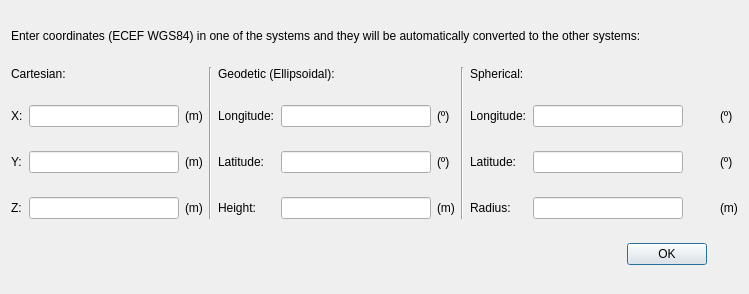
<?xml version="1.0" encoding="UTF-8"?>
<ui version="4.0">
 <class>GNSS_Coord_converter</class>
 <widget class="QDialog" name="GNSS_Coord_converter">
  <property name="geometry">
   <rect>
    <x>0</x>
    <y>0</y>
    <width>749</width>
    <height>294</height>
   </rect>
  </property>
  <property name="minimumSize">
   <size>
    <width>749</width>
    <height>294</height>
   </size>
  </property>
  <property name="maximumSize">
   <size>
    <width>749</width>
    <height>294</height>
   </size>
  </property>
  <property name="windowTitle">
   <string>GNSS Coordinate Converter</string>
  </property>
  <layout class="QGridLayout" name="gridLayout">
   <item row="3" column="2">
    <widget class="QLabel" name="label_18">
     <property name="sizePolicy">
      <sizepolicy hsizetype="Fixed" vsizetype="Fixed">
       <horstretch>0</horstretch>
       <verstretch>0</verstretch>
      </sizepolicy>
     </property>
     <property name="styleSheet">
      <string notr="true">color: rgb(0, 0, 0);</string>
     </property>
     <property name="text">
      <string>(m)</string>
     </property>
    </widget>
   </item>
   <item row="2" column="1">
    <widget class="QLineEdit" name="lineEditCoordConvX">
     <property name="sizePolicy">
      <sizepolicy hsizetype="Fixed" vsizetype="Fixed">
       <horstretch>0</horstretch>
       <verstretch>0</verstretch>
      </sizepolicy>
     </property>
     <property name="minimumSize">
      <size>
       <width>150</width>
       <height>0</height>
      </size>
     </property>
     <property name="styleSheet">
      <string notr="true">color: rgb(0, 0, 0);</string>
     </property>
     <property name="clearButtonEnabled">
      <bool>true</bool>
     </property>
    </widget>
   </item>
   <item row="2" column="4">
    <widget class="QLabel" name="label_10">
     <property name="sizePolicy">
      <sizepolicy hsizetype="Fixed" vsizetype="Fixed">
       <horstretch>0</horstretch>
       <verstretch>0</verstretch>
      </sizepolicy>
     </property>
     <property name="toolTip">
      <string>Geodetic longitude coordinate component (in degrees). &lt;br&gt;Longitude interval is [-180..180].</string>
     </property>
     <property name="styleSheet">
      <string notr="true">color: rgb(0, 0, 0);</string>
     </property>
     <property name="text">
      <string>Longitude:</string>
     </property>
    </widget>
   </item>
   <item row="4" column="11">
    <widget class="QLabel" name="label_25">
     <property name="sizePolicy">
      <sizepolicy hsizetype="Fixed" vsizetype="Fixed">
       <horstretch>0</horstretch>
       <verstretch>0</verstretch>
      </sizepolicy>
     </property>
     <property name="styleSheet">
      <string notr="true">color: rgb(0, 0, 0);</string>
     </property>
     <property name="text">
      <string>(m)</string>
     </property>
    </widget>
   </item>
   <item row="1" column="0" colspan="2">
    <widget class="QLabel" name="label_5">
     <property name="sizePolicy">
      <sizepolicy hsizetype="Minimum" vsizetype="Fixed">
       <horstretch>0</horstretch>
       <verstretch>0</verstretch>
      </sizepolicy>
     </property>
     <property name="styleSheet">
      <string notr="true">color: rgb(0, 0, 0);</string>
     </property>
     <property name="text">
      <string>Cartesian:</string>
     </property>
    </widget>
   </item>
   <item row="2" column="9" colspan="2">
    <widget class="QLineEdit" name="lineEditCoordConvGeocLon">
     <property name="sizePolicy">
      <sizepolicy hsizetype="Fixed" vsizetype="Fixed">
       <horstretch>0</horstretch>
       <verstretch>0</verstretch>
      </sizepolicy>
     </property>
     <property name="minimumSize">
      <size>
       <width>150</width>
       <height>0</height>
      </size>
     </property>
     <property name="styleSheet">
      <string notr="true">color: rgb(0, 0, 0);</string>
     </property>
     <property name="clearButtonEnabled">
      <bool>true</bool>
     </property>
    </widget>
   </item>
   <item row="4" column="9" colspan="2">
    <widget class="QLineEdit" name="lineEditCoordConvGeocRadius">
     <property name="sizePolicy">
      <sizepolicy hsizetype="Fixed" vsizetype="Fixed">
       <horstretch>0</horstretch>
       <verstretch>0</verstretch>
      </sizepolicy>
     </property>
     <property name="minimumSize">
      <size>
       <width>150</width>
       <height>0</height>
      </size>
     </property>
     <property name="styleSheet">
      <string notr="true">color: rgb(0, 0, 0);</string>
     </property>
     <property name="clearButtonEnabled">
      <bool>true</bool>
     </property>
    </widget>
   </item>
   <item row="3" column="4">
    <widget class="QLabel" name="label_11">
     <property name="sizePolicy">
      <sizepolicy hsizetype="Minimum" vsizetype="Fixed">
       <horstretch>0</horstretch>
       <verstretch>0</verstretch>
      </sizepolicy>
     </property>
     <property name="toolTip">
      <string>Geodetic latitude coordinate component (in degrees). &lt;br&gt;Latitude interval is [-90..90].</string>
     </property>
     <property name="styleSheet">
      <string notr="true">color: rgb(0, 0, 0);</string>
     </property>
     <property name="text">
      <string>Latitude:</string>
     </property>
    </widget>
   </item>
   <item row="4" column="5">
    <widget class="QLineEdit" name="lineEditCoordConvGeodHeight">
     <property name="sizePolicy">
      <sizepolicy hsizetype="Fixed" vsizetype="Fixed">
       <horstretch>0</horstretch>
       <verstretch>0</verstretch>
      </sizepolicy>
     </property>
     <property name="minimumSize">
      <size>
       <width>150</width>
       <height>0</height>
      </size>
     </property>
     <property name="styleSheet">
      <string notr="true">color: rgb(0, 0, 0);</string>
     </property>
     <property name="clearButtonEnabled">
      <bool>true</bool>
     </property>
    </widget>
   </item>
   <item row="3" column="0">
    <widget class="QLabel" name="label_7">
     <property name="sizePolicy">
      <sizepolicy hsizetype="Minimum" vsizetype="Fixed">
       <horstretch>0</horstretch>
       <verstretch>0</verstretch>
      </sizepolicy>
     </property>
     <property name="toolTip">
      <string>Y coordinate component (in metres).</string>
     </property>
     <property name="styleSheet">
      <string notr="true">color: rgb(0, 0, 0);</string>
     </property>
     <property name="text">
      <string>Y:</string>
     </property>
    </widget>
   </item>
   <item row="3" column="11">
    <widget class="QLabel" name="label_24">
     <property name="sizePolicy">
      <sizepolicy hsizetype="Fixed" vsizetype="Fixed">
       <horstretch>0</horstretch>
       <verstretch>0</verstretch>
      </sizepolicy>
     </property>
     <property name="styleSheet">
      <string notr="true">color: rgb(0, 0, 0);</string>
     </property>
     <property name="text">
      <string>(º)</string>
     </property>
    </widget>
   </item>
   <item row="4" column="4">
    <widget class="QLabel" name="label_12">
     <property name="sizePolicy">
      <sizepolicy hsizetype="Minimum" vsizetype="Fixed">
       <horstretch>0</horstretch>
       <verstretch>0</verstretch>
      </sizepolicy>
     </property>
     <property name="toolTip">
      <string>Geodetic height coordinate component (in metres).</string>
     </property>
     <property name="styleSheet">
      <string notr="true">color: rgb(0, 0, 0);</string>
     </property>
     <property name="text">
      <string>Height:</string>
     </property>
    </widget>
   </item>
   <item row="4" column="1">
    <widget class="QLineEdit" name="lineEditCoordConvZ">
     <property name="sizePolicy">
      <sizepolicy hsizetype="Fixed" vsizetype="Fixed">
       <horstretch>0</horstretch>
       <verstretch>0</verstretch>
      </sizepolicy>
     </property>
     <property name="minimumSize">
      <size>
       <width>150</width>
       <height>0</height>
      </size>
     </property>
     <property name="styleSheet">
      <string notr="true">color: rgb(0, 0, 0);</string>
     </property>
     <property name="clearButtonEnabled">
      <bool>true</bool>
     </property>
    </widget>
   </item>
   <item row="1" column="4" colspan="2">
    <widget class="QLabel" name="label_9">
     <property name="sizePolicy">
      <sizepolicy hsizetype="Minimum" vsizetype="Fixed">
       <horstretch>0</horstretch>
       <verstretch>0</verstretch>
      </sizepolicy>
     </property>
     <property name="styleSheet">
      <string notr="true">color: rgb(0, 0, 0);</string>
     </property>
     <property name="text">
      <string>Geodetic (Ellipsoidal):</string>
     </property>
    </widget>
   </item>
   <item row="1" column="8" colspan="3">
    <widget class="QLabel" name="label_13">
     <property name="sizePolicy">
      <sizepolicy hsizetype="Minimum" vsizetype="Fixed">
       <horstretch>0</horstretch>
       <verstretch>0</verstretch>
      </sizepolicy>
     </property>
     <property name="styleSheet">
      <string notr="true">color: rgb(0, 0, 0);</string>
     </property>
     <property name="text">
      <string>Spherical:</string>
     </property>
    </widget>
   </item>
   <item row="2" column="5">
    <widget class="QLineEdit" name="lineEditCoordConvGeodLon">
     <property name="sizePolicy">
      <sizepolicy hsizetype="Fixed" vsizetype="Fixed">
       <horstretch>0</horstretch>
       <verstretch>0</verstretch>
      </sizepolicy>
     </property>
     <property name="minimumSize">
      <size>
       <width>150</width>
       <height>0</height>
      </size>
     </property>
     <property name="styleSheet">
      <string notr="true">color: rgb(0, 0, 0);</string>
     </property>
     <property name="clearButtonEnabled">
      <bool>true</bool>
     </property>
    </widget>
   </item>
   <item row="4" column="6">
    <widget class="QLabel" name="label_20">
     <property name="sizePolicy">
      <sizepolicy hsizetype="Fixed" vsizetype="Fixed">
       <horstretch>0</horstretch>
       <verstretch>0</verstretch>
      </sizepolicy>
     </property>
     <property name="styleSheet">
      <string notr="true">color: rgb(0, 0, 0);</string>
     </property>
     <property name="text">
      <string>(m)</string>
     </property>
    </widget>
   </item>
   <item row="4" column="0">
    <widget class="QLabel" name="label_8">
     <property name="sizePolicy">
      <sizepolicy hsizetype="Fixed" vsizetype="Fixed">
       <horstretch>0</horstretch>
       <verstretch>0</verstretch>
      </sizepolicy>
     </property>
     <property name="toolTip">
      <string>Z coordinate component (in metres).</string>
     </property>
     <property name="styleSheet">
      <string notr="true">color: rgb(0, 0, 0);</string>
     </property>
     <property name="text">
      <string>Z:</string>
     </property>
    </widget>
   </item>
   <item row="4" column="2">
    <widget class="QLabel" name="label_19">
     <property name="sizePolicy">
      <sizepolicy hsizetype="Fixed" vsizetype="Fixed">
       <horstretch>0</horstretch>
       <verstretch>0</verstretch>
      </sizepolicy>
     </property>
     <property name="styleSheet">
      <string notr="true">color: rgb(0, 0, 0);</string>
     </property>
     <property name="text">
      <string>(m)</string>
     </property>
    </widget>
   </item>
   <item row="3" column="9" colspan="2">
    <widget class="QLineEdit" name="lineEditCoordConvGeocLat">
     <property name="sizePolicy">
      <sizepolicy hsizetype="Fixed" vsizetype="Fixed">
       <horstretch>0</horstretch>
       <verstretch>0</verstretch>
      </sizepolicy>
     </property>
     <property name="minimumSize">
      <size>
       <width>150</width>
       <height>0</height>
      </size>
     </property>
     <property name="styleSheet">
      <string notr="true">color: rgb(0, 0, 0);</string>
     </property>
     <property name="clearButtonEnabled">
      <bool>true</bool>
     </property>
    </widget>
   </item>
   <item row="5" column="10" colspan="2">
    <widget class="QPushButton" name="pushButtonCoordConvOK">
     <property name="sizePolicy">
      <sizepolicy hsizetype="Fixed" vsizetype="Fixed">
       <horstretch>0</horstretch>
       <verstretch>0</verstretch>
      </sizepolicy>
     </property>
     <property name="styleSheet">
      <string notr="true">color: rgb(0, 0, 0);</string>
     </property>
     <property name="text">
      <string>OK</string>
     </property>
    </widget>
   </item>
   <item row="4" column="8">
    <widget class="QLabel" name="label_16">
     <property name="sizePolicy">
      <sizepolicy hsizetype="Fixed" vsizetype="Fixed">
       <horstretch>0</horstretch>
       <verstretch>0</verstretch>
      </sizepolicy>
     </property>
     <property name="toolTip">
      <string>Spherical radius coordinate component (in metres).</string>
     </property>
     <property name="styleSheet">
      <string notr="true">color: rgb(0, 0, 0);</string>
     </property>
     <property name="text">
      <string>Radius:</string>
     </property>
    </widget>
   </item>
   <item row="2" column="0">
    <widget class="QLabel" name="label_6">
     <property name="sizePolicy">
      <sizepolicy hsizetype="Minimum" vsizetype="Fixed">
       <horstretch>0</horstretch>
       <verstretch>0</verstretch>
      </sizepolicy>
     </property>
     <property name="toolTip">
      <string>X coordinate component (in metres).</string>
     </property>
     <property name="styleSheet">
      <string notr="true">color: rgb(0, 0, 0);</string>
     </property>
     <property name="text">
      <string>X:</string>
     </property>
    </widget>
   </item>
   <item row="2" column="2">
    <widget class="QLabel" name="label_17">
     <property name="sizePolicy">
      <sizepolicy hsizetype="Fixed" vsizetype="Fixed">
       <horstretch>0</horstretch>
       <verstretch>0</verstretch>
      </sizepolicy>
     </property>
     <property name="styleSheet">
      <string notr="true">color: rgb(0, 0, 0);</string>
     </property>
     <property name="text">
      <string>(m)</string>
     </property>
    </widget>
   </item>
   <item row="1" column="7" rowspan="4">
    <widget class="Line" name="line_2">
     <property name="orientation">
      <enum>Qt::Vertical</enum>
     </property>
    </widget>
   </item>
   <item row="2" column="11">
    <widget class="QLabel" name="label_23">
     <property name="sizePolicy">
      <sizepolicy hsizetype="Fixed" vsizetype="Fixed">
       <horstretch>0</horstretch>
       <verstretch>0</verstretch>
      </sizepolicy>
     </property>
     <property name="styleSheet">
      <string notr="true">color: rgb(0, 0, 0);</string>
     </property>
     <property name="text">
      <string>(º)</string>
     </property>
    </widget>
   </item>
   <item row="2" column="8">
    <widget class="QLabel" name="label_14">
     <property name="sizePolicy">
      <sizepolicy hsizetype="Fixed" vsizetype="Fixed">
       <horstretch>0</horstretch>
       <verstretch>0</verstretch>
      </sizepolicy>
     </property>
     <property name="toolTip">
      <string>Spherical longitude coordinate component (in degrees). &lt;br&gt;Longitude interval is [-180..180].</string>
     </property>
     <property name="styleSheet">
      <string notr="true">color: rgb(0, 0, 0);</string>
     </property>
     <property name="text">
      <string>Longitude:</string>
     </property>
    </widget>
   </item>
   <item row="3" column="6">
    <widget class="QLabel" name="label_21">
     <property name="sizePolicy">
      <sizepolicy hsizetype="Fixed" vsizetype="Fixed">
       <horstretch>0</horstretch>
       <verstretch>0</verstretch>
      </sizepolicy>
     </property>
     <property name="styleSheet">
      <string notr="true">color: rgb(0, 0, 0);</string>
     </property>
     <property name="text">
      <string>(º)</string>
     </property>
    </widget>
   </item>
   <item row="3" column="1">
    <widget class="QLineEdit" name="lineEditCoordConvY">
     <property name="sizePolicy">
      <sizepolicy hsizetype="Fixed" vsizetype="Fixed">
       <horstretch>0</horstretch>
       <verstretch>0</verstretch>
      </sizepolicy>
     </property>
     <property name="minimumSize">
      <size>
       <width>150</width>
       <height>0</height>
      </size>
     </property>
     <property name="styleSheet">
      <string notr="true">color: rgb(0, 0, 0);</string>
     </property>
     <property name="clearButtonEnabled">
      <bool>true</bool>
     </property>
    </widget>
   </item>
   <item row="2" column="6">
    <widget class="QLabel" name="label_22">
     <property name="sizePolicy">
      <sizepolicy hsizetype="Fixed" vsizetype="Fixed">
       <horstretch>0</horstretch>
       <verstretch>0</verstretch>
      </sizepolicy>
     </property>
     <property name="styleSheet">
      <string notr="true">color: rgb(0, 0, 0);</string>
     </property>
     <property name="text">
      <string>(º)</string>
     </property>
    </widget>
   </item>
   <item row="3" column="5">
    <widget class="QLineEdit" name="lineEditCoordConvGeodLat">
     <property name="sizePolicy">
      <sizepolicy hsizetype="Fixed" vsizetype="Fixed">
       <horstretch>0</horstretch>
       <verstretch>0</verstretch>
      </sizepolicy>
     </property>
     <property name="minimumSize">
      <size>
       <width>150</width>
       <height>0</height>
      </size>
     </property>
     <property name="styleSheet">
      <string notr="true">color: rgb(0, 0, 0);</string>
     </property>
     <property name="clearButtonEnabled">
      <bool>true</bool>
     </property>
    </widget>
   </item>
   <item row="1" column="3" rowspan="4">
    <widget class="Line" name="line">
     <property name="orientation">
      <enum>Qt::Vertical</enum>
     </property>
    </widget>
   </item>
   <item row="3" column="8">
    <widget class="QLabel" name="label_15">
     <property name="sizePolicy">
      <sizepolicy hsizetype="Fixed" vsizetype="Fixed">
       <horstretch>0</horstretch>
       <verstretch>0</verstretch>
      </sizepolicy>
     </property>
     <property name="toolTip">
      <string>Spherical latitude coordinate component (in degrees). &lt;br&gt;Latitude interval is [-90..90].</string>
     </property>
     <property name="styleSheet">
      <string notr="true">color: rgb(0, 0, 0);</string>
     </property>
     <property name="text">
      <string>Latitude:</string>
     </property>
    </widget>
   </item>
   <item row="0" column="0" colspan="12">
    <widget class="QLabel" name="label">
     <property name="sizePolicy">
      <sizepolicy hsizetype="Preferred" vsizetype="Fixed">
       <horstretch>0</horstretch>
       <verstretch>0</verstretch>
      </sizepolicy>
     </property>
     <property name="styleSheet">
      <string notr="true">color: rgb(0, 0, 0);</string>
     </property>
     <property name="text">
      <string>Enter coordinates (ECEF WGS84) in one of the systems and they will be automatically converted to the other systems:</string>
     </property>
    </widget>
   </item>
  </layout>
 </widget>
 <tabstops>
  <tabstop>lineEditCoordConvX</tabstop>
  <tabstop>lineEditCoordConvY</tabstop>
  <tabstop>lineEditCoordConvZ</tabstop>
  <tabstop>lineEditCoordConvGeodLon</tabstop>
  <tabstop>lineEditCoordConvGeodLat</tabstop>
  <tabstop>lineEditCoordConvGeodHeight</tabstop>
  <tabstop>lineEditCoordConvGeocLon</tabstop>
  <tabstop>lineEditCoordConvGeocLat</tabstop>
  <tabstop>lineEditCoordConvGeocRadius</tabstop>
  <tabstop>pushButtonCoordConvOK</tabstop>
 </tabstops>
 <resources/>
 <connections/>
</ui>
